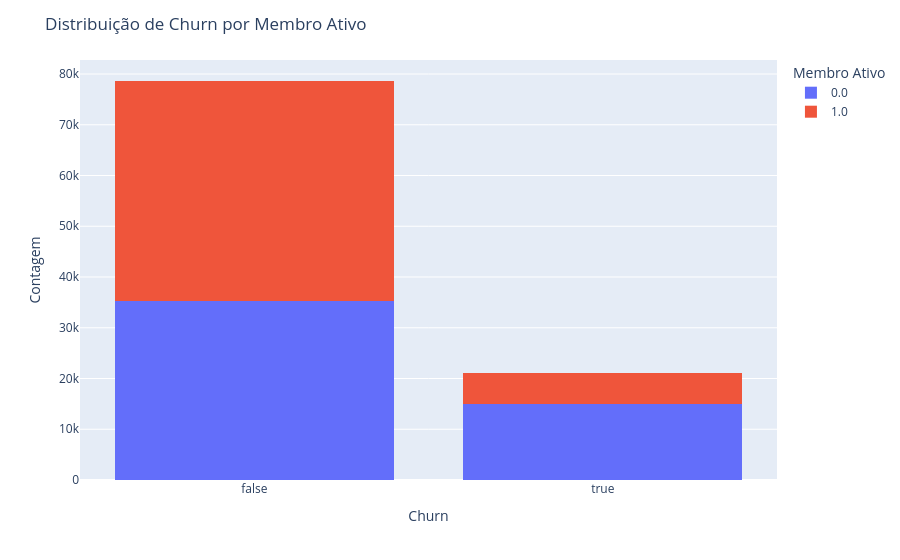

The code cell stored with this chart in its notebook:
### Code cell
fig = px.histogram(df, x='Churn', color='Membro_Ativo', barmode='stack')
fig.update_layout(
    title='Distribuição de Churn por Membro Ativo',
    xaxis_title='Churn',
    yaxis_title='Contagem',
    legend_title='Membro Ativo'
)   
fig.show()

### Figure 1 — Plotly figure (JSON) as saved in the notebook; plotly's stock layout.template omitted (floating-point values rounded to 4 significant figures; data arrays with more than 128 entries replaced by an {"elided": "..."} marker saying what was removed)
{"data": [{"bingroup": "x", "hovertemplate": "Membro_Ativo=0.0<br>Churn=%{x}<br>count=%{y}<extra></extra>", "legendgroup": "0.0", "marker": {"color": "#636efa", "pattern": {"shape": ""}}, "name": "0.0", "orientation": "v", "showlegend": true, "type": "histogram", "x": {"elided": "50111 bool values"}, "xaxis": "x", "yaxis": "y"}, {"bingroup": "x", "hovertemplate": "Membro_Ativo=1.0<br>Churn=%{x}<br>count=%{y}<extra></extra>", "legendgroup": "1.0", "marker": {"color": "#EF553B", "pattern": {"shape": ""}}, "name": "1.0", "orientation": "v", "showlegend": true, "type": "histogram", "x": {"elided": "49597 bool values"}, "xaxis": "x", "yaxis": "y"}], "layout": {"barmode": "stack", "legend": {"title": {"text": "Membro Ativo"}, "tracegroupgap": 0}, "margin": {"t": 60}, "title": {"text": "Distribuição de Churn por Membro Ativo"}, "xaxis": {"anchor": "y", "domain": [0, 1], "title": {"text": "Churn"}}, "yaxis": {"anchor": "x", "domain": [0, 1], "title": {"text": "Contagem"}}}}
